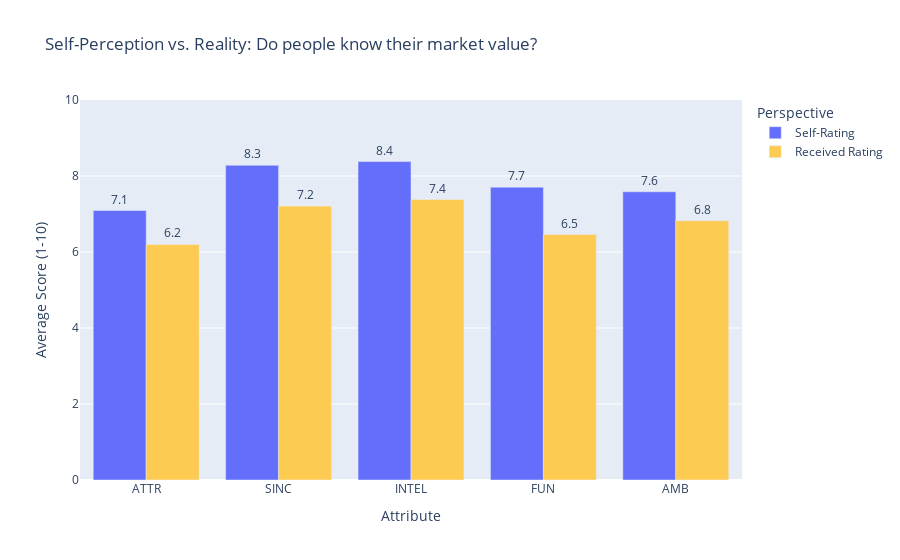
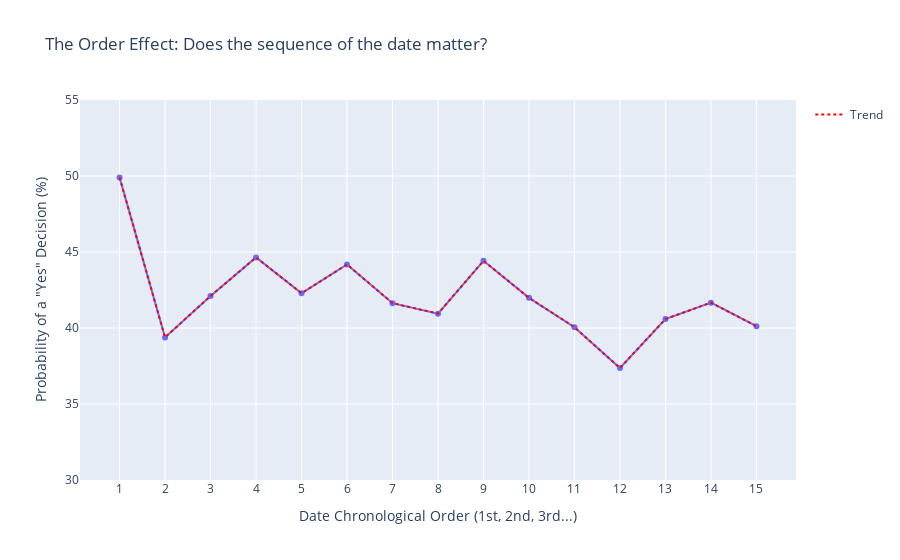

The notebook cell saved with these charts, in order:
### Markdown cell above
### Visualisation Interpretations: Stated vs. Revealed Preferences

* **The Behavioral Gap:** Comparing these stated preferences against the previous correlation chart reveals a significant discrepancy between what people *say* they want and how they *act*. 
* **Intelligence & Sincerity:** Both men and women claim that Intelligence (INTEL) and Sincerity (SINC) are highly important to them, allocating a large portion of their 100 points to these traits. However, the Phase 6 correlation analysis showed that these traits have a relatively low impact on actually securing a "Yes" decision.
* **Attractiveness (The Reality):** Men accurately state that attractiveness is their primary criteria (allocating ~27 points on average). Women, however, claim that attractiveness is less important than intelligence or sincerity (~18 points). Yet, the behavioral correlation showed that for women, attractiveness is still the strongest driver for a second date, equal to or greater than fun. 
* **Conclusion:** People are notoriously bad at predicting their own mating criteria. In a Tinder-like environment (rapid evaluation), visual attractiveness and immediate fun heavily override long-term traits like sincerity and ambition, regardless of what users claim on their profiles.

### Code cell
import pandas as pd
import plotly.express as px
import plotly.graph_objects as go

# Load Track 1 checkpoint (Behavioral Data)
df_behavior = pd.read_csv("../data/processed/speed_dating_behavior.csv")

# ==========================================
# PHASE 8: Self-Perception vs. Market Value
# ==========================================

# 1. Calculate Average Received Ratings per Individual (Market Value)
received_ratings = df_behavior.groupby('iid')[['attr', 'sinc', 'intel', 'fun', 'amb']].mean().reset_index()
received_ratings.columns = ['iid', 'ATTR_received', 'SINC_received', 'INTEL_received', 'FUN_received', 'AMB_received']

# 2. Extract Self-Ratings per Individual (Time 1 surveys ending in '3_1')
self_ratings_cols = ['iid', 'attr3_1', 'sinc3_1', 'intel3_1', 'fun3_1', 'amb3_1']
# Drop duplicates since self-ratings are static per individual across all their dates
self_ratings = df_behavior[self_ratings_cols].drop_duplicates()
self_ratings.columns = ['iid', 'ATTR_self', 'SINC_self', 'INTEL_self', 'FUN_self', 'AMB_self']

# 3. Merge and Calculate Global Averages for Comparison
perception_df = pd.merge(self_ratings, received_ratings, on='iid')
mean_comparison = perception_df.drop(columns='iid').mean().reset_index()
mean_comparison.columns = ['Metric', 'Average Score (1-10)']

# Parse the metric names to separate the Attribute from the Perspective (Self vs Received)
mean_comparison['Attribute'] = mean_comparison['Metric'].apply(lambda x: x.split('_')[0])
mean_comparison['Perspective'] = mean_comparison['Metric'].apply(lambda x: 'Self-Rating' if 'self' in x else 'Received Rating')

# 4. Visualize Self-Perception vs. Reality
fig_perception = px.bar(
    mean_comparison, 
    x='Attribute', 
    y='Average Score (1-10)', 
    color='Perspective',
    barmode='group',
    title='Self-Perception vs. Reality: Do people know their market value?',
    color_discrete_map={'Self-Rating': '#636EFA', 'Received Rating': '#FECB52'},
    text=mean_comparison['Average Score (1-10)'].apply(lambda x: f'{x:.1f}')
)
fig_perception.update_traces(textposition='outside')
fig_perception.update_layout(yaxis_range=[0, 10])
fig_perception.show()


# ==========================================
# PHASE 9: The Order Effect (First vs. Last)
# ==========================================

# 1. Calculate the 'Yes' decision rate per date order
order_stats = df_behavior.groupby('order')['dec'].mean().reset_index()
order_stats['dec_percentage'] = order_stats['dec'] * 100

# Some participants had up to 22 dates, but sample size drops heavily after ~15.
# Filter to the first 15 dates to maintain statistical significance for the visualization
order_stats_filtered = order_stats[order_stats['order'] <= 15]

# 2. Visualize the Order Effect
fig_order = px.line(
    order_stats_filtered, 
    x='order', 
    y='dec_percentage', 
    markers=True,
    title='The Order Effect: Does the sequence of the date matter?',
    labels={'order': 'Date Chronological Order (1st, 2nd, 3rd...)', 'dec_percentage': 'Probability of a "Yes" Decision (%)'}
)

# Add a trendline to make the drop-off clear
fig_order.add_trace(
    go.Scatter(
        x=order_stats_filtered['order'], 
        y=order_stats_filtered['dec_percentage'],
        mode='lines',
        line=dict(dash='dot', color='red'),
        name='Trend'
    )
)

fig_order.update_layout(xaxis=dict(tickmode='linear', tick0=1, dtick=1), yaxis_range=[30, 55])
fig_order.show()

### Figure 1 — Plotly figure (JSON) as saved in the notebook; plotly's stock layout.template omitted (floating-point values rounded to 4 significant figures)
{"data": [{"alignmentgroup": "True", "hovertemplate": "Perspective=Self-Rating<br>Attribute=%{x}<br>Average Score (1-10)=%{y}<br>text=%{text}<extra></extra>", "legendgroup": "Self-Rating", "marker": {"color": "#636EFA", "pattern": {"shape": ""}}, "name": "Self-Rating", "offsetgroup": "Self-Rating", "orientation": "v", "showlegend": true, "text": ["7.1", "8.3", "8.4", "7.7", "7.6"], "textposition": "outside", "type": "bar", "x": ["ATTR", "SINC", "INTEL", "FUN", "AMB"], "xaxis": "x", "y": [7.091, 8.281, 8.379, 7.706, 7.584], "yaxis": "y"}, {"alignmentgroup": "True", "hovertemplate": "Perspective=Received Rating<br>Attribute=%{x}<br>Average Score (1-10)=%{y}<br>text=%{text}<extra></extra>", "legendgroup": "Received Rating", "marker": {"color": "#FECB52", "pattern": {"shape": ""}}, "name": "Received Rating", "offsetgroup": "Received Rating", "orientation": "v", "showlegend": true, "text": ["6.2", "7.2", "7.4", "6.5", "6.8"], "textposition": "outside", "type": "bar", "x": ["ATTR", "SINC", "INTEL", "FUN", "AMB"], "xaxis": "x", "y": [6.201, 7.207, 7.38, 6.46, 6.821], "yaxis": "y"}], "layout": {"barmode": "group", "legend": {"title": {"text": "Perspective"}, "tracegroupgap": 0}, "title": {"text": "Self-Perception vs. Reality: Do people know their market value?"}, "xaxis": {"anchor": "y", "domain": [0, 1], "title": {"text": "Attribute"}}, "yaxis": {"anchor": "x", "domain": [0, 1], "range": [0, 10], "title": {"text": "Average Score (1-10)"}}}}

### Figure 2 — Plotly figure (JSON) as saved in the notebook; plotly's stock layout.template omitted (floating-point values rounded to 4 significant figures)
{"data": [{"hovertemplate": "Date Chronological Order (1st, 2nd, 3rd...)=%{x}<br>Probability of a \"Yes\" Decision (%)=%{y}<extra></extra>", "legendgroup": "", "line": {"color": "#636efa", "dash": "solid"}, "marker": {"symbol": "circle"}, "mode": "lines+markers", "name": "", "orientation": "v", "showlegend": false, "type": "scatter", "x": [1, 2, 3, 4, 5, 6, 7, 8, 9, 10, 11, 12, 13, 14, 15], "xaxis": "x", "y": [49.91, 39.38, 42.11, 44.65, 42.29, 44.18, 41.63, 40.94, 44.42, 41.98, 40.05, 37.37, 40.59, 41.67, 40.12], "yaxis": "y"}, {"line": {"color": "red", "dash": "dot"}, "mode": "lines", "name": "Trend", "type": "scatter", "x": [1, 2, 3, 4, 5, 6, 7, 8, 9, 10, 11, 12, 13, 14, 15], "y": [49.91, 39.38, 42.11, 44.65, 42.29, 44.18, 41.63, 40.94, 44.42, 41.98, 40.05, 37.37, 40.59, 41.67, 40.12]}], "layout": {"legend": {"tracegroupgap": 0}, "title": {"text": "The Order Effect: Does the sequence of the date matter?"}, "xaxis": {"anchor": "y", "domain": [0, 1], "dtick": 1, "tick0": 1, "tickmode": "linear", "title": {"text": "Date Chronological Order (1st, 2nd, 3rd...)"}}, "yaxis": {"anchor": "x", "domain": [0, 1], "range": [30, 55], "title": {"text": "Probability of a \"Yes\" Decision (%)"}}}}
